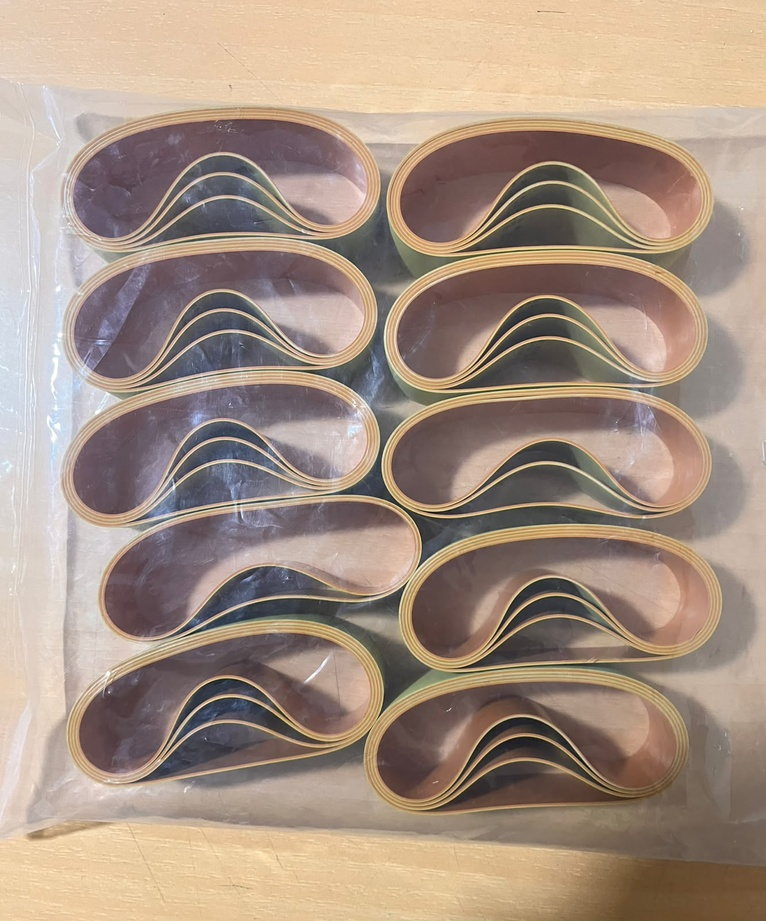
#> input picture test.jpeg, 766 x 921 px, shrunk from 1332 x 1600 before the run
$ python -i preprocess.py   (imports and definitions only)   (older library calls are emulated)
#> lines starting #> are read from the running program, lines starting #| are printed output that depends on the picture; after the words box and inside, x2 and y2 are one past the last pixel; in counts of white or black regions, pixels touching at a corner belong together
"""Preprocessing shared by dataset building, training and the Streamlit app.

Everything works on RGB uint8 numpy arrays (H, W, 3). Use the same functions
at training time and at inference time, otherwise accuracy drops in deployment.
"""
import cv2
import numpy as np
from PIL import Image

# ---- tunable defaults (change in ONE place, then rebuild the dataset) ----
TARGET_MEAN = 0.42     # brightness the adaptive gamma aims for (0-1)
CUTOFF = 1.0           # percentile clipped at each end by the contrast stretch
CLAHE_CLIP = 2.0
CLAHE_TILES = 8
EDGE_BLUR = 1.2        # Gaussian sigma before Sobel-Feldman (suppresses bag wrinkles)

VARIANTS = ("raw", "enh", "cs3")


def to_rgb_array(img):
    if isinstance(img, Image.Image):
        return np.asarray(img.convert("RGB"))
    return np.asarray(img)


def enhance_rgb(rgb, target_mean=TARGET_MEAN, cutoff=CUTOFF):
    """Percentile contrast stretch (shared across channels) + adaptive gamma.

    The gamma is chosen per crop so dark photos and bright photos end up with a
    similar overall brightness (instead of one fixed gamma for everything)."""
#> called with target_mean = 0.42, cutoff = 1
    rgb = to_rgb_array(rgb)
    # one shared stretch for all channels: keeps hue/saturation, so the belt colour
    # (and the colour mask) stays comparable between dark and bright photos
    lo = np.float32(np.percentile(rgb, cutoff))
#> lo = 49
    hi = np.float32(np.percentile(rgb, 100 - cutoff))
#> hi = 241
    x = np.clip((rgb.astype(np.float32) - lo) / max(float(hi - lo), 1.0), 0, 1)
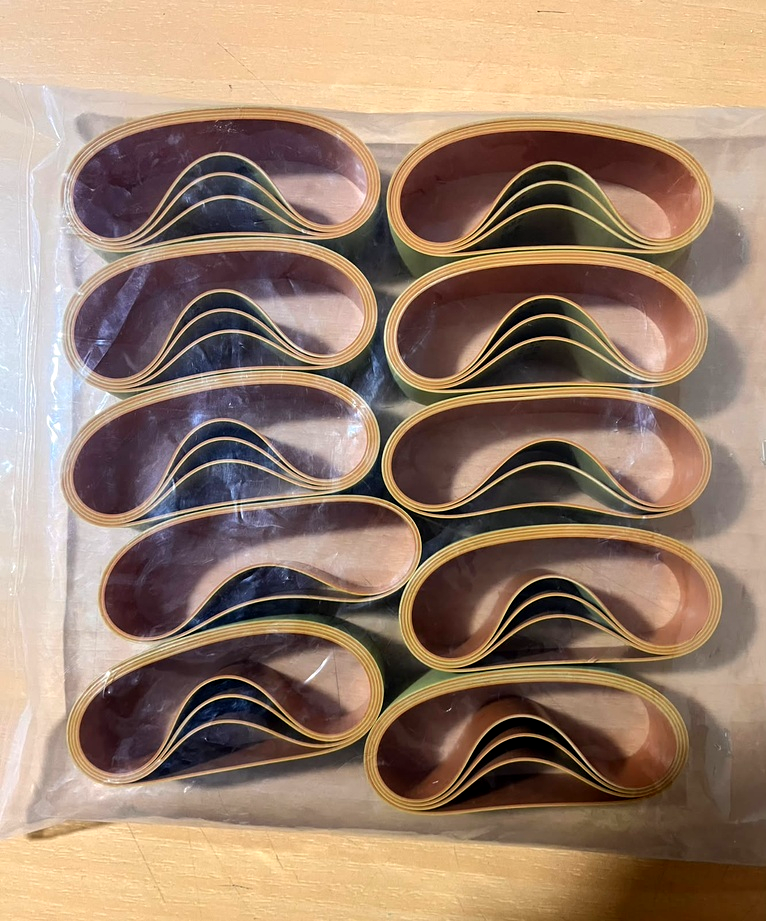
#> x: shape (921, 766, 3) float32; mean R, G, B 0.605, 0.504, 0.428
    mean = float(x.mean())
#> mean = 0.512
    if 1e-3 < mean < 0.999:
        gamma = float(np.clip(np.log(target_mean) / np.log(mean), 0.4, 1.0))
#> gamma = 1
        x = x ** gamma
    return (x * 255).astype(np.uint8)


def clahe_lightness(rgb_enh, clip=CLAHE_CLIP, tiles=CLAHE_TILES):
    """CLAHE on the L channel: evens out dark bands and glare."""
#> called with clip = 2, tiles = 8
    lab = cv2.cvtColor(rgb_enh, cv2.COLOR_RGB2LAB)
#> lab: shape (921, 766, 3); mean of channels 0, 1, 2 138.5, 135.6, 141.9
    return cv2.createCLAHE(clipLimit=clip, tileGridSize=(tiles, tiles)).apply(lab[..., 0])
#> returned value: shape (921, 766)


def edge_magnitude(gray, blur=EDGE_BLUR):
    """Sobel-Feldman gradient magnitude (OpenCV Scharr = optimised Feldman kernel),
    normalised per crop. High value = strong edge."""
#> called with blur = 1.2
    g = cv2.GaussianBlur(gray, (0, 0), blur) if blur > 0 else gray
    gx = cv2.Scharr(g, cv2.CV_32F, 1, 0)
    gy = cv2.Scharr(g, cv2.CV_32F, 0, 1)
    mag = cv2.magnitude(gx, gy)
    mag = np.clip(mag / max(float(np.percentile(mag, 99.5)), 1e-6), 0, 1)
    return (mag * 255).astype(np.uint8)


def belt_mask_rgb(rgb_enh):
    """Yellow/orange belt mask on the brightness-normalised crop (0 or 255)."""
    hsv = np.asarray(Image.fromarray(rgb_enh).convert("HSV")).astype(int)
    h, s, v = hsv[..., 0], hsv[..., 1], hsv[..., 2]
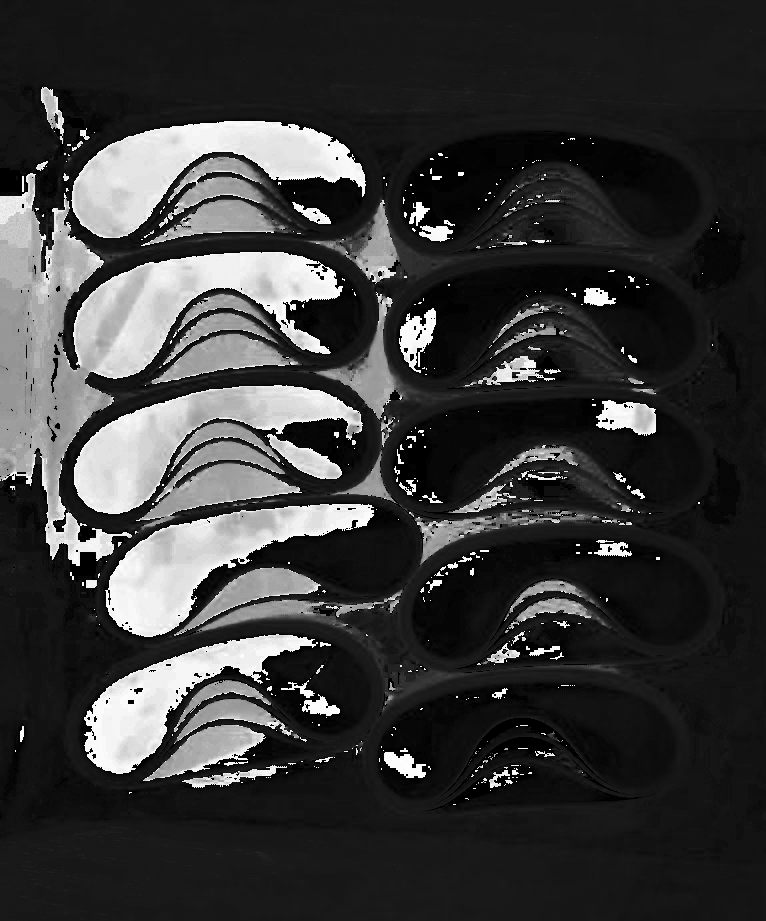
#> h: shape (921, 766) int64; min 0, max 254, mean 57.4
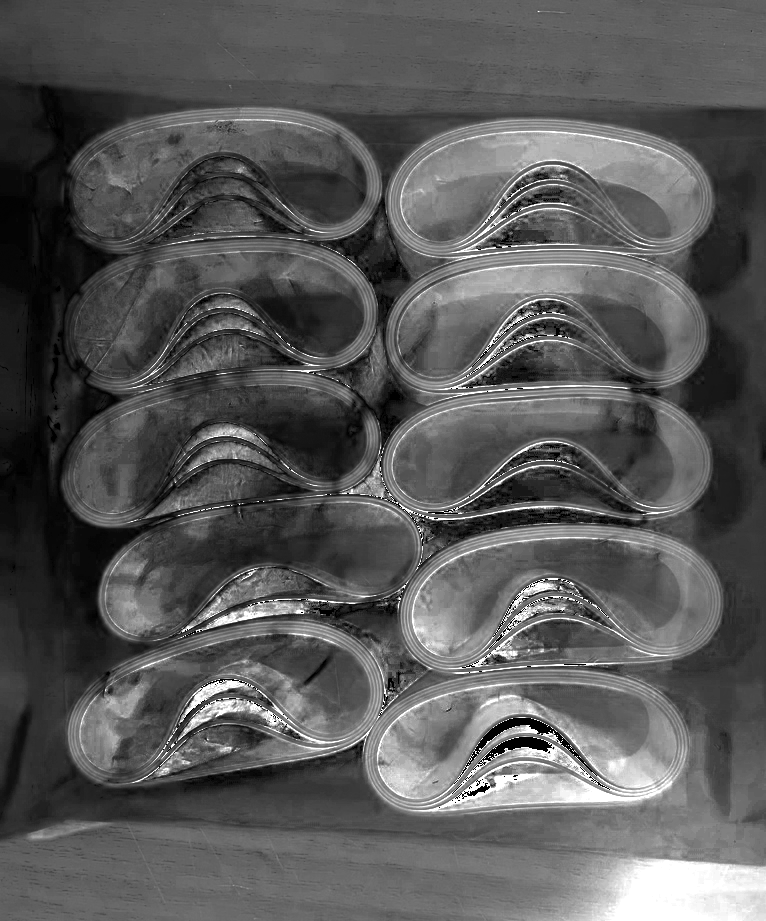
#> s: shape (921, 766) int64; min 0, max 255, mean 88.4
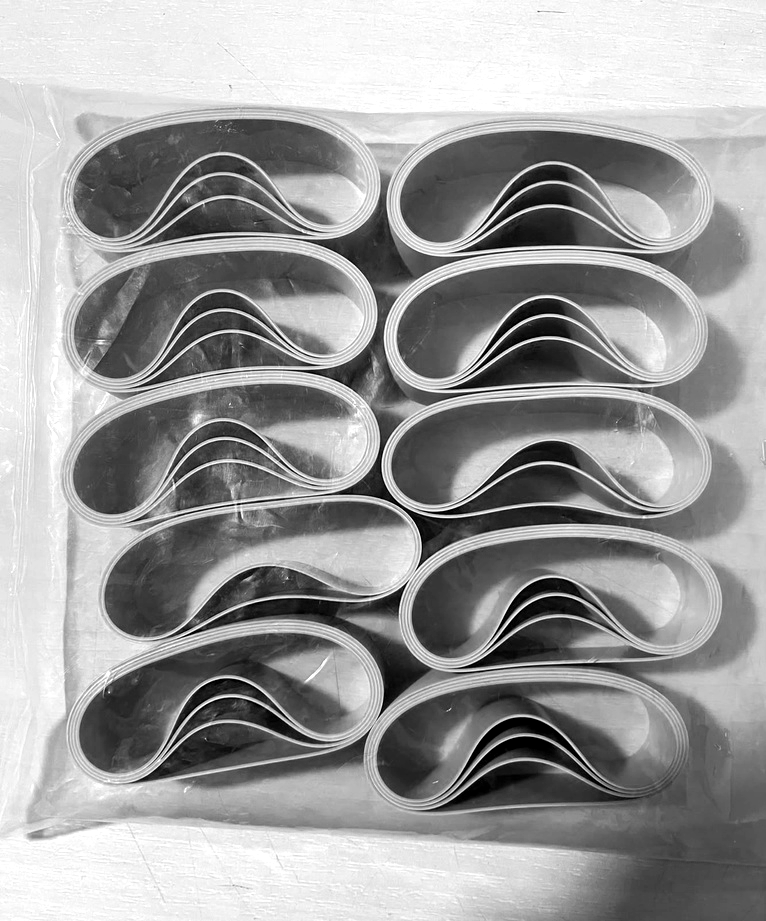
#> v: shape (921, 766) int64; min 0, max 255, mean 155.4
    mask = ((h >= 18) & (h <= 50) & (s >= 70) & (v >= 70)).astype(np.uint8) * 255
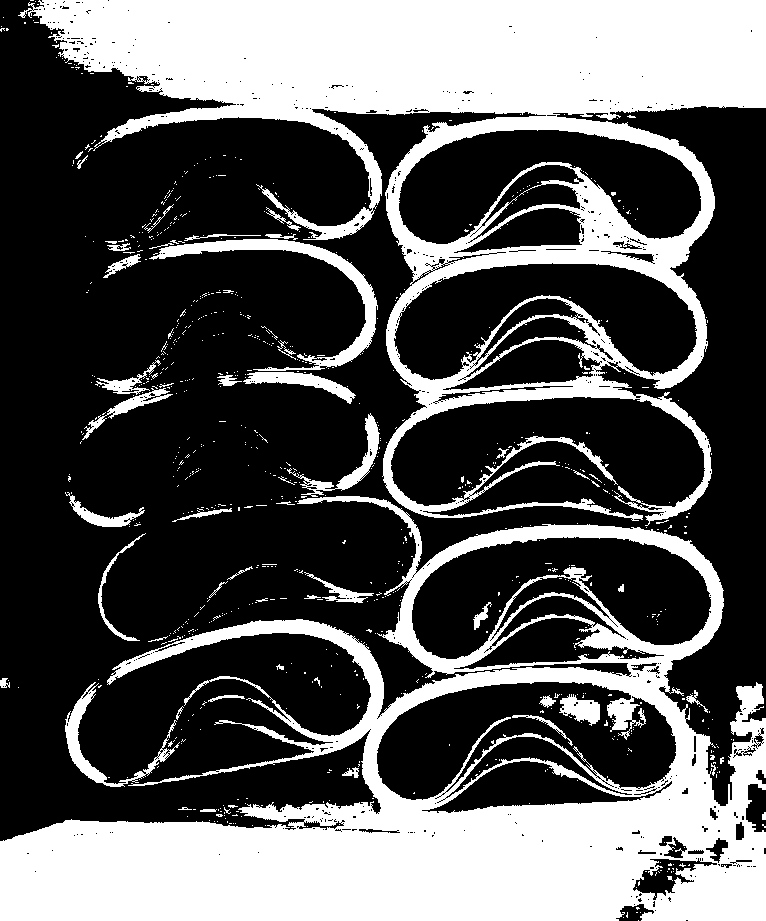
#> mask: shape (921, 766); 34.9% white; 780 white regions (727 under 20 px), largest, box (x1, y1, x2, y2) and area: (0, 496, 766, 921) 116741, (18, 0, 766, 526) 112917, (149, 239, 378, 371) 3907
    mask = cv2.medianBlur(mask, 5)
#> mask: shape (921, 766); 34.8% white; 110 white regions (55 under 20 px), largest, box (x1, y1, x2, y2) and area: (0, 476, 766, 921) 117316, (20, 0, 766, 522) 112215, (152, 234, 377, 370) 3923
    return cv2.morphologyEx(mask, cv2.MORPH_CLOSE, np.ones((3, 3), np.uint8))
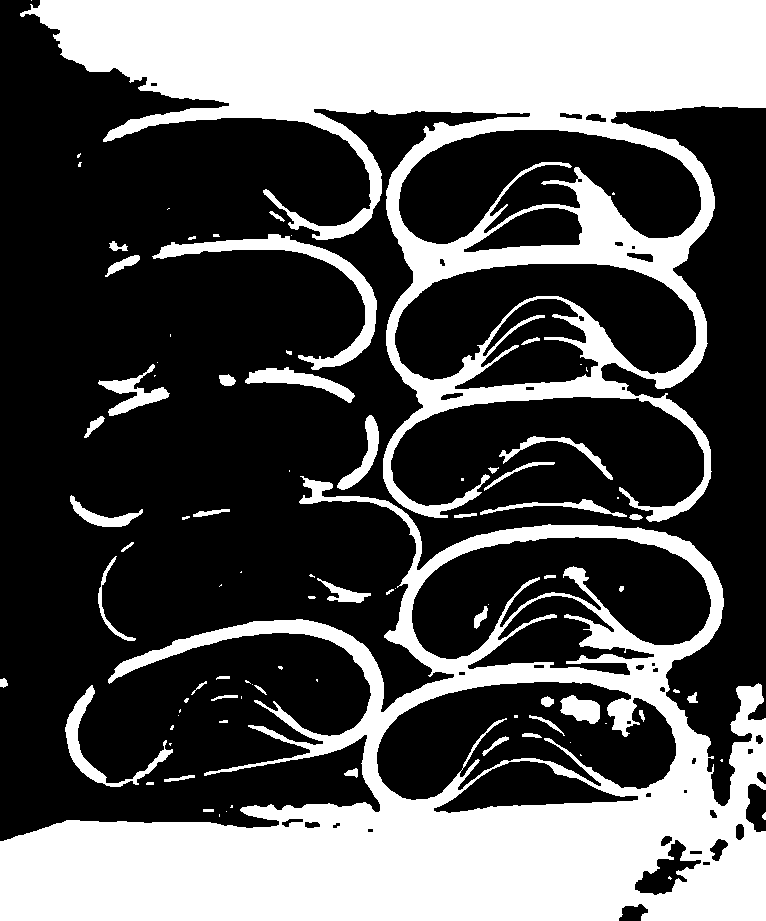
#> returned value: shape (921, 766); 34.9% white; 90 white regions (39 under 20 px), largest, box (x1, y1, x2, y2) and area: (0, 476, 766, 921) 117811, (20, 0, 766, 522) 112758, (152, 234, 377, 370) 3946


def make_variants(img):
    """Return every model input variant for one crop, plus the parts for previews.

    raw : the crop as saved by 01_make_crops.py
    enh : contrast-stretched, brightness-normalised RGB
    cs3 : [CLAHE lightness, Sobel-Feldman edges, belt mask] as 3 channels
    """
    raw = to_rgb_array(img)
    enh = enhance_rgb(raw)
    light = clahe_lightness(enh)
    edge = edge_magnitude(light)
    mask = belt_mask_rgb(enh)
    return {
        "raw": raw, "enh": enh,
        "cs3": np.dstack([light, edge, mask]),
        "parts": {"clahe": light, "edge": edge, "mask": mask},
    }

>>> import cv2
>>> picture = cv2.cvtColor(cv2.imread('../test.jpeg'), cv2.COLOR_BGR2RGB)
>>> result = make_variants(picture)
#> result = 4 items
